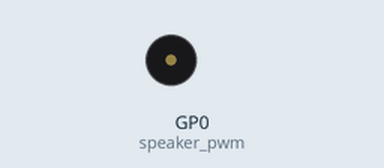
Recording of a program running on a simulated Raspberry Pi Pico running MicroPython. On the bench: buzzer (waves = sounding). At 14.1 s the program stops and its outputs stay as they are.

Above: at 0.27 s.
At 2.0 s:
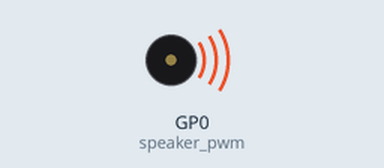
Timing chart, 0 to 3.0 s (numbered marks = the images above):
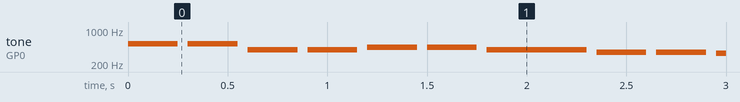

Measured:
- by itself, tone on GP0 (speaker_pwm): plays 523 Hz for 0.25 s, 523 Hz for 0.25 s, 392 Hz for 0.25 s, 392 Hz for 0.25 s, 440 Hz for 0.25 s, 440 Hz for 0.25 s … (42 notes in this stretch)

The program:

AiTwinkle.py
```python
#This is a ChatGPT generated program for twinkle twinkle little stars

import time
from machine import Pin, PWM

# Define the GPIO pin number for the speaker
speaker_pin = 0

# Define the frequency of each note
#https://muted.io/note-frequencies/
#see column 5
C = 262
D = 294
E = 330
F = 349
G = 392
A = 440
B = 494
C2 = 523

# Define the duration of each note
quarter_note = 0.25
half_note = 0.5
whole_note = 1

# Define the notes of Twinkle Twinkle Little Star
twinkle_twinkle = [
    (C2, quarter_note), (C2, quarter_note), (G, quarter_note),
    (G, quarter_note), (A, quarter_note), (A, quarter_note),
    (G, half_note),
    (F, quarter_note), (F, quarter_note), (E, quarter_note),
    (E, quarter_note), (D, quarter_note), (D, quarter_note),
    (C2, half_note),
    (G, quarter_note), (G, quarter_note), (F, quarter_note),
    (F, quarter_note), (E, quarter_note), (E, quarter_note),
    (D, half_note),
    (G, quarter_note), (G, quarter_note), (F, quarter_note),
    (F, quarter_note), (E, quarter_note), (E, quarter_note),
    (D, half_note),
    (C2, quarter_note), (C2, quarter_note), (G, quarter_note),
    (G, quarter_note), (A, quarter_note), (A, quarter_note),
    (G, half_note),
    (F, quarter_note), (F, quarter_note), (E, quarter_note),
    (E, quarter_note), (D, quarter_note), (D, quarter_note),
    (C2, half_note),
]

# Initialize the PWM object for the speaker
speaker_pwm = PWM(Pin(speaker_pin))


# Play each note of Twinkle Twinkle Little Star
for note in twinkle_twinkle:
    frequency, duration = note
    speaker_pwm.freq(frequency)
    speaker_pwm.duty_u16(10000)
    time.sleep(duration)
    speaker_pwm.duty_u16(0)
    time.sleep(0.05)
```
